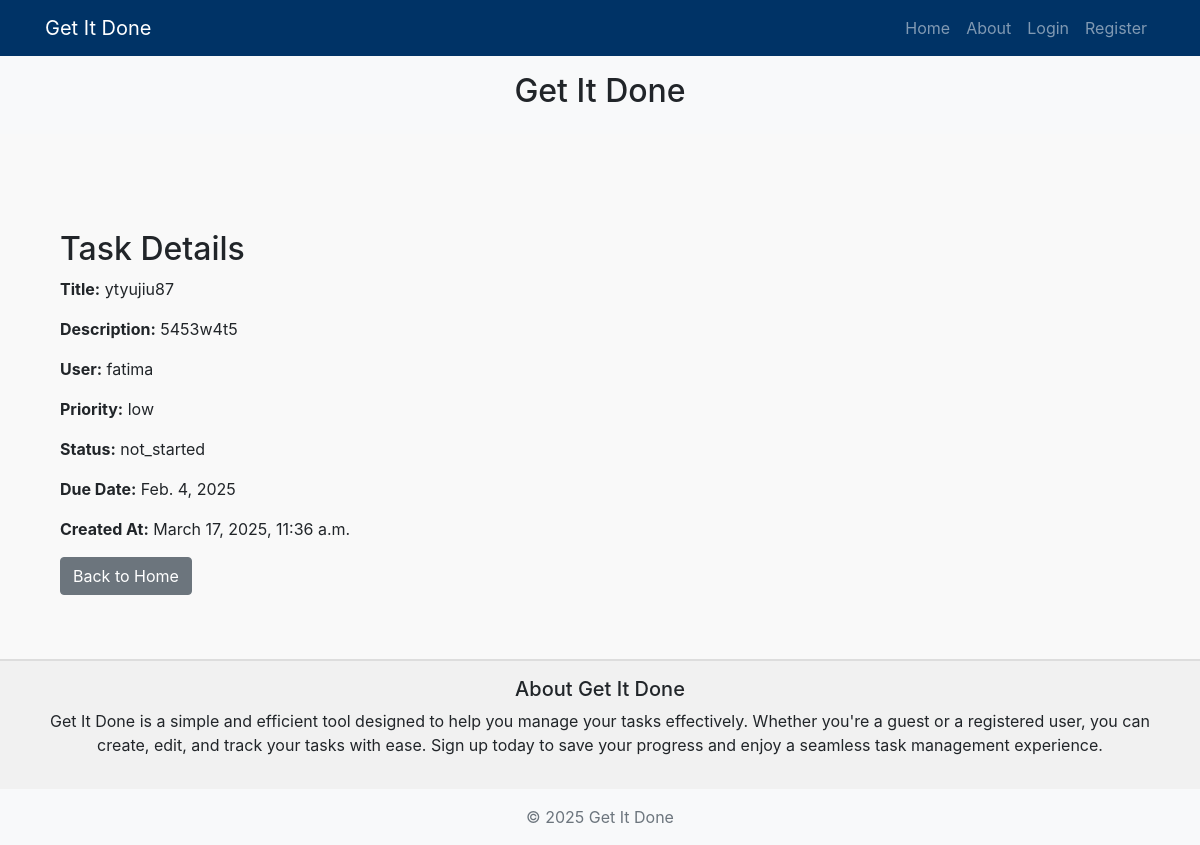
The page /task/13/ on the database its author committed.
### tasks/models.py (models this page shows, shortened)
class Task(models.Model):
    PRIORITY_CHOICES = [
        ('low', 'Low'),
        ('medium', 'Medium'),
        ('high', 'High'),
    ]
    STATUS_CHOICES = [
        ('not_started', 'Not Started'),
        ('in_progress', 'In Progress'),
        ('done', 'Done'),
    ]
    title = models.CharField(max_length=255)
    description = models.TextField()
    user = models.ForeignKey(User, on_delete=models.CASCADE, null=True, blank=True)
    priority = models.CharField(max_length=50, choices=PRIORITY_CHOICES)
    status = models.CharField(max_length=50, choices=STATUS_CHOICES)
    due_date = models.DateField()
    created_at = models.DateTimeField(auto_now_add=True)

### tasks/views.py (the view)
# urls.py: path('task/<int:task_id>/', views.task_detail_view, name='task_detail'),
def task_detail_view(request, task_id):
    task = get_object_or_404(Task, id=task_id)
    return render(request, 'tasks/task_detail.html', {'task': task})

### tasks/templates/tasks/task_detail.html (shortened to what this page needs)
{% extends 'tasks/base.html' %}
{% load static %}
{% block content %}
<section class="container mt-5">
    <h2>Task Details</h2>
    <p><strong>Title:</strong> {{ task.title }}</p>
    <p><strong>Description:</strong> {{ task.description }}</p>
    <p><strong>User:</strong> {{ task.user.username }}</p>
    <p><strong>Priority:</strong> {{ task.priority }}</p>
    <p><strong>Status:</strong> {{ task.status }}</p>
    <p><strong>Due Date:</strong> {{ task.due_date }}</p>
    <p><strong>Created At:</strong> {{ task.created_at }}</p>
    <a href="{% url 'home' %}" class="btn btn-secondary">Back to Home</a>
</section>
{% endblock %}

### rows shown on the page
Task: title "ytyujiu87", description "5453w4t5", user.username "fatima", priority "low", status "not_started", due_date "Feb. 4, 2025", created_at "March 17, 2025, 11:36 a.m."
